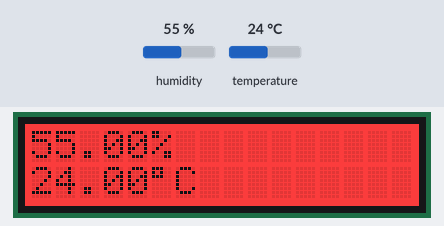
Bench run of a sketch on a simulated Arduino Uno, built with avr-gcc and run on an emulated ATmega328P. Shown: 16×2 character LCD. The test bench sets the inputs (shaded band); at power-on: humidity 55 %, temperature 24 °C. What the sketch prints to the serial monitor is not drawn.

Above: at 1.2 s.
1.3 s: humidity set to 22 %
At 2.9 s:
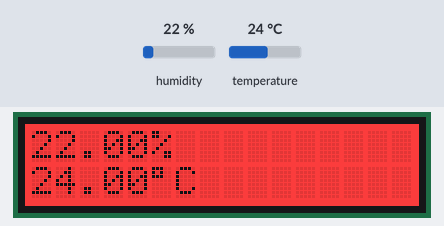
4.0 s: temperature set to 12 °C
At 5.2 s:
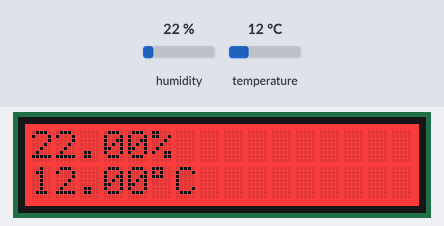
6.7 s: humidity set to 40 %
At 8.6 s:
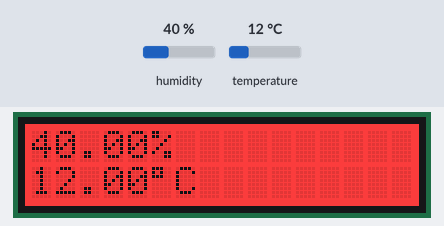
9.6 s: temperature set to 19 °C
At 10.8 s:
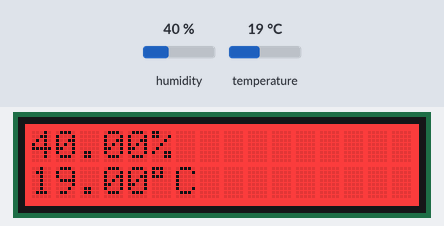
Timing chart, 0 to 12.6 s (numbered marks = the images above; inputs shaded):
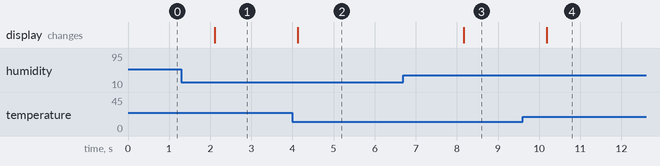

The sketch:

DHTtester.ino
```cpp
#include "DHT.h"
#include <math.h>
#include <Wire.h>
#include "rgb_lcd.h"

rgb_lcd lcd;

const int colorR = 255;
const int colorG = 0;
const int colorB = 0;

#define DHTPIN 5    // what pin we're connected to

// Uncomment whatever type you're using!
//#define DHTTYPE DHT11   // DHT 11
#define DHTTYPE DHT22  // DHT 22  (AM2302)
//#define DHTTYPE DHT21   // DHT 21 (AM2301)

// Connect pin 1 (on the left) of the sensor to +5V
// Connect pin 2 of the sensor to whatever your DHTPIN is
// Connect pin 4 (on the right) of the sensor to GROUND
// Connect a 10K resistor from pin 2 (data) to pin 1 (power) of the sensor

DHT dht(DHTPIN, DHTTYPE);

void setup()
{

    Serial.begin(9600);
    Serial.println("DHTxx test!");

    /*if using WIO link,must pull up the power pin.*/
    // pinMode(PIN_GROVE_POWER, OUTPUT);
    // digitalWrite(PIN_GROVE_POWER, 1);

    dht.begin();

    // Défini le nombre de colonne et de ligne
    lcd.begin(16, 2);

    lcd.setRGB(colorR, colorG, colorB);
}

void loop()
{
    // Reading temperature or humidity takes about 250 milliseconds!
    // Sensor readings may also be up to 2 seconds 'old' (its a very slow sensor)
    float h = dht.readHumidity();
    float t = dht.readTemperature();

    // check if returns are valid, if they are NaN (not a number) then something went wrong!
    if (isnan(t) || isnan(h))
    {
        Serial.println("Failed to read from DHT");
    }
    else
    {
        Serial.print("Humidity: ");
        Serial.print(h);
        Serial.print(" %\t");
        Serial.print("Temperature: ");
        Serial.print(t);
        Serial.println(" *C");

            // mettre le curseur en colonne 0 et ligne 1
    lcd.setCursor(0, 1);
    // On affiche la température
    lcd.print(t);
    lcd.write(223);
    lcd.print("C");

            // mettre le curseur en colonne 0 et ligne 0
    lcd.setCursor(0, 0);
     // On affiche l'humidite
    lcd.print(h);
    lcd.print("%");

    delay(1000);
    }
    delay(1000);
}
```

Measured:
- after the input at 1.3 s, the display: changes after 0.80 s (image 1)
- after the input at 4.0 s, the display: changes after 0.13 s (image 2)
- after the input at 6.7 s, the display: changes after 1.5 s (image 3)
- after the input at 9.6 s, the display: changes after 0.59 s (image 4)
